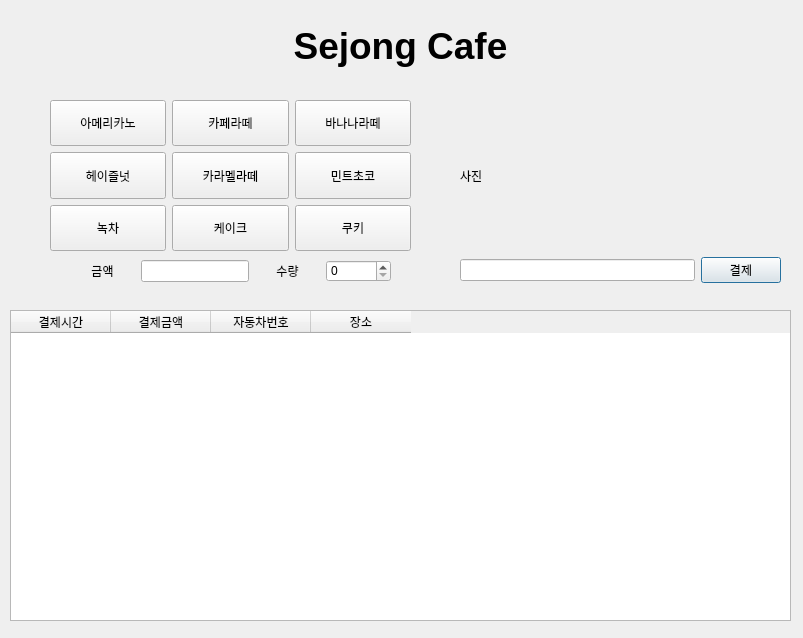
<?xml version="1.0" encoding="UTF-8"?>
<ui version="4.0">
 <class>Dialog</class>
 <widget class="QDialog" name="Dialog">
  <property name="geometry">
   <rect>
    <x>0</x>
    <y>0</y>
    <width>803</width>
    <height>638</height>
   </rect>
  </property>
  <property name="windowTitle">
   <string>Dialog</string>
  </property>
  <widget class="QTableWidget" name="tableWidget">
   <property name="geometry">
    <rect>
     <x>10</x>
     <y>310</y>
     <width>781</width>
     <height>311</height>
    </rect>
   </property>
   <property name="sizePolicy">
    <sizepolicy hsizetype="Minimum" vsizetype="Expanding">
     <horstretch>0</horstretch>
     <verstretch>0</verstretch>
    </sizepolicy>
   </property>
   <property name="minimumSize">
    <size>
     <width>500</width>
     <height>0</height>
    </size>
   </property>
   <property name="selectionMode">
    <enum>QAbstractItemView::NoSelection</enum>
   </property>
   <property name="rowCount">
    <number>0</number>
   </property>
   <property name="columnCount">
    <number>4</number>
   </property>
   <column>
    <property name="text">
     <string>결제시간</string>
    </property>
    <property name="font">
     <font>
      <kerning>false</kerning>
     </font>
    </property>
    <property name="textAlignment">
     <set>AlignCenter</set>
    </property>
    <property name="background">
     <color>
      <red>0</red>
      <green>0</green>
      <blue>0</blue>
     </color>
    </property>
   </column>
   <column>
    <property name="text">
     <string>결제금액</string>
    </property>
    <property name="textAlignment">
     <set>AlignCenter</set>
    </property>
   </column>
   <column>
    <property name="text">
     <string>자동차번호</string>
    </property>
    <property name="textAlignment">
     <set>AlignCenter</set>
    </property>
   </column>
   <column>
    <property name="text">
     <string>장소</string>
    </property>
    <property name="textAlignment">
     <set>AlignCenter</set>
    </property>
   </column>
  </widget>
  <widget class="QSplitter" name="splitter">
   <property name="geometry">
    <rect>
     <x>0</x>
     <y>10</y>
     <width>801</width>
     <height>71</height>
    </rect>
   </property>
   <property name="orientation">
    <enum>Qt::Horizontal</enum>
   </property>
   <widget class="QLabel" name="palceLabel">
    <property name="font">
     <font>
      <pointsize>28</pointsize>
      <weight>75</weight>
      <bold>true</bold>
     </font>
    </property>
    <property name="text">
     <string>Sejong Cafe</string>
    </property>
    <property name="alignment">
     <set>Qt::AlignCenter</set>
    </property>
   </widget>
  </widget>
  <widget class="QWidget" name="">
   <property name="geometry">
    <rect>
     <x>460</x>
     <y>100</y>
     <width>321</width>
     <height>183</height>
    </rect>
   </property>
   <layout class="QGridLayout" name="gridLayout_4">
    <item row="0" column="0">
     <widget class="QLabel" name="label">
      <property name="sizePolicy">
       <sizepolicy hsizetype="Preferred" vsizetype="Minimum">
        <horstretch>0</horstretch>
        <verstretch>0</verstretch>
       </sizepolicy>
      </property>
      <property name="minimumSize">
       <size>
        <width>0</width>
        <height>150</height>
       </size>
      </property>
      <property name="text">
       <string>사진</string>
      </property>
      <property name="wordWrap">
       <bool>false</bool>
      </property>
     </widget>
    </item>
    <item row="1" column="0">
     <layout class="QGridLayout" name="gridLayout_3">
      <item row="0" column="0">
       <widget class="QLineEdit" name="carNum"/>
      </item>
      <item row="0" column="1">
       <widget class="QPushButton" name="payButton">
        <property name="text">
         <string>결제</string>
        </property>
       </widget>
      </item>
     </layout>
    </item>
   </layout>
  </widget>
  <widget class="QWidget" name="">
   <property name="geometry">
    <rect>
     <x>70</x>
     <y>260</y>
     <width>321</width>
     <height>22</height>
    </rect>
   </property>
   <layout class="QGridLayout" name="gridLayout_2">
    <item row="0" column="2">
     <widget class="QLabel" name="countLabel">
      <property name="text">
       <string>수량</string>
      </property>
      <property name="alignment">
       <set>Qt::AlignCenter</set>
      </property>
     </widget>
    </item>
    <item row="0" column="3">
     <widget class="QSpinBox" name="countSpinBox"/>
    </item>
    <item row="0" column="0">
     <widget class="QLabel" name="priceLabel">
      <property name="text">
       <string>금액</string>
      </property>
      <property name="alignment">
       <set>Qt::AlignCenter</set>
      </property>
     </widget>
    </item>
    <item row="0" column="1">
     <widget class="QLineEdit" name="priceText">
      <property name="sizePolicy">
       <sizepolicy hsizetype="Minimum" vsizetype="Fixed">
        <horstretch>0</horstretch>
        <verstretch>0</verstretch>
       </sizepolicy>
      </property>
     </widget>
    </item>
   </layout>
  </widget>
  <widget class="QWidget" name="">
   <property name="geometry">
    <rect>
     <x>50</x>
     <y>100</y>
     <width>361</width>
     <height>151</height>
    </rect>
   </property>
   <layout class="QGridLayout" name="gridLayout">
    <item row="0" column="0">
     <widget class="QPushButton" name="menuButton0">
      <property name="sizePolicy">
       <sizepolicy hsizetype="Minimum" vsizetype="Minimum">
        <horstretch>0</horstretch>
        <verstretch>0</verstretch>
       </sizepolicy>
      </property>
      <property name="text">
       <string>아메리카노</string>
      </property>
     </widget>
    </item>
    <item row="0" column="1">
     <widget class="QPushButton" name="menuButton1">
      <property name="sizePolicy">
       <sizepolicy hsizetype="Minimum" vsizetype="Minimum">
        <horstretch>0</horstretch>
        <verstretch>0</verstretch>
       </sizepolicy>
      </property>
      <property name="text">
       <string>카페라떼</string>
      </property>
     </widget>
    </item>
    <item row="0" column="2">
     <widget class="QPushButton" name="menuButton2">
      <property name="sizePolicy">
       <sizepolicy hsizetype="Minimum" vsizetype="Minimum">
        <horstretch>0</horstretch>
        <verstretch>0</verstretch>
       </sizepolicy>
      </property>
      <property name="text">
       <string>바나나라떼</string>
      </property>
     </widget>
    </item>
    <item row="1" column="0">
     <widget class="QPushButton" name="menuButton3">
      <property name="sizePolicy">
       <sizepolicy hsizetype="Minimum" vsizetype="Minimum">
        <horstretch>0</horstretch>
        <verstretch>0</verstretch>
       </sizepolicy>
      </property>
      <property name="text">
       <string>헤이즐넛</string>
      </property>
     </widget>
    </item>
    <item row="1" column="1">
     <widget class="QPushButton" name="menuButton4">
      <property name="sizePolicy">
       <sizepolicy hsizetype="Minimum" vsizetype="Minimum">
        <horstretch>0</horstretch>
        <verstretch>0</verstretch>
       </sizepolicy>
      </property>
      <property name="text">
       <string>카라멜라떼</string>
      </property>
     </widget>
    </item>
    <item row="1" column="2">
     <widget class="QPushButton" name="menuButton5">
      <property name="sizePolicy">
       <sizepolicy hsizetype="Minimum" vsizetype="Minimum">
        <horstretch>0</horstretch>
        <verstretch>0</verstretch>
       </sizepolicy>
      </property>
      <property name="text">
       <string>민트초코</string>
      </property>
     </widget>
    </item>
    <item row="2" column="0">
     <widget class="QPushButton" name="menuButton6">
      <property name="sizePolicy">
       <sizepolicy hsizetype="Minimum" vsizetype="Minimum">
        <horstretch>0</horstretch>
        <verstretch>0</verstretch>
       </sizepolicy>
      </property>
      <property name="text">
       <string>녹차</string>
      </property>
     </widget>
    </item>
    <item row="2" column="1">
     <widget class="QPushButton" name="menuButton7">
      <property name="sizePolicy">
       <sizepolicy hsizetype="Minimum" vsizetype="Minimum">
        <horstretch>0</horstretch>
        <verstretch>0</verstretch>
       </sizepolicy>
      </property>
      <property name="text">
       <string>케이크</string>
      </property>
     </widget>
    </item>
    <item row="2" column="2">
     <widget class="QPushButton" name="menuButton8">
      <property name="sizePolicy">
       <sizepolicy hsizetype="Minimum" vsizetype="Minimum">
        <horstretch>0</horstretch>
        <verstretch>0</verstretch>
       </sizepolicy>
      </property>
      <property name="text">
       <string>쿠키</string>
      </property>
     </widget>
    </item>
   </layout>
  </widget>
 </widget>
 <resources/>
 <connections/>
</ui>
